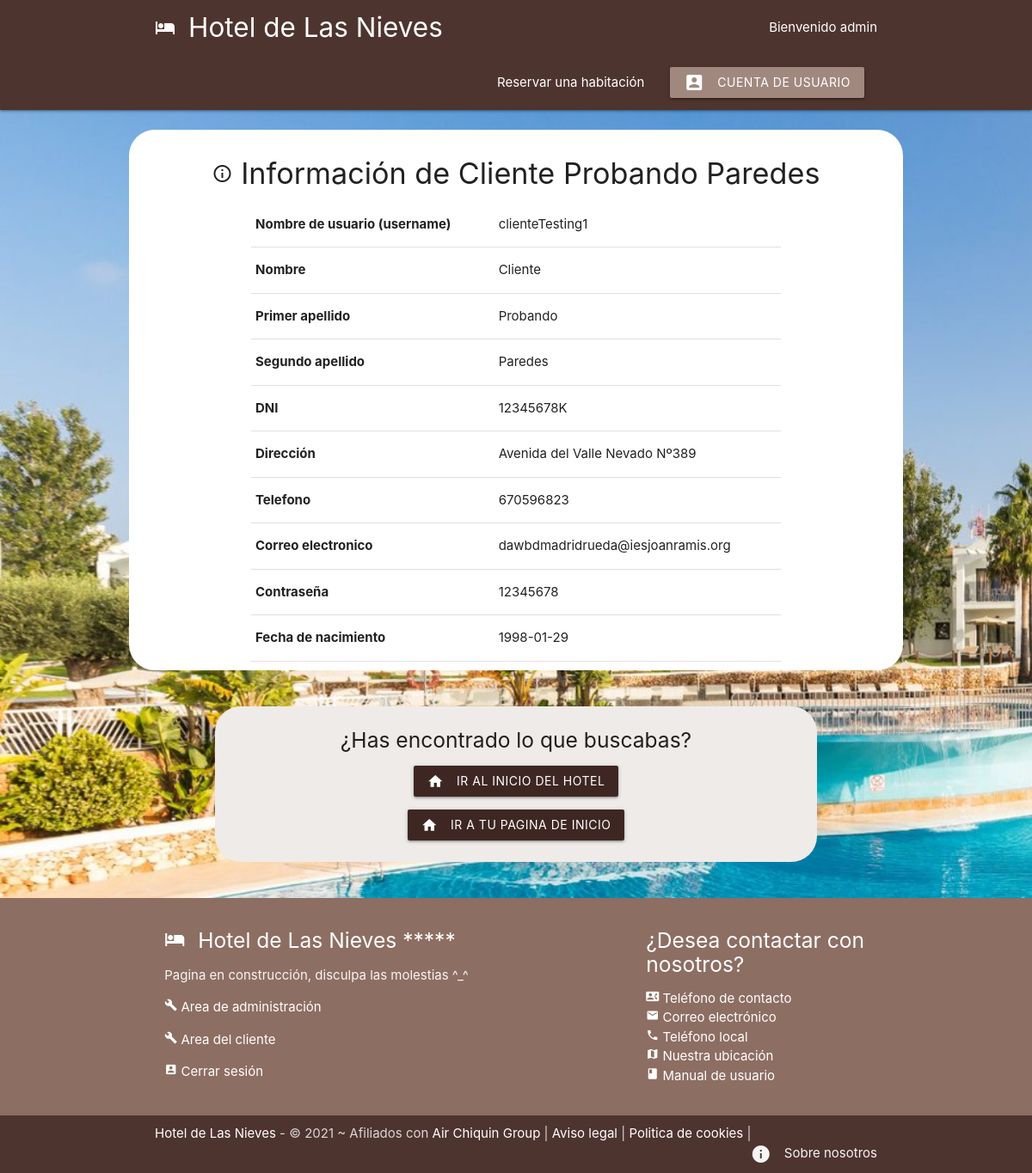
/clientes/detalles_cliente.php?id=2 (signed in), run on the app's committed database.
### tables this page shows
CREATE TABLE `73_clientes` (
  `id` int(11) NOT NULL,
  `usuario` varchar(32) NOT NULL,
  `nombre` varchar(32) NOT NULL,
  `apellido_primero` varchar(32) NOT NULL,
  `apellido_segundo` varchar(32) NOT NULL,
  `tipo_id` int(11) NOT NULL,
  `dni` varchar(9) NOT NULL,
  `direccion` varchar(128) NOT NULL,
  `telefono` int(18) NOT NULL,
  `email` varchar(128) NOT NULL,
  `contrasena` varchar(64) NOT NULL,
  `fecha_nacimiento` date NOT NULL
);

### clientes/detalles_cliente.php (the view, shortened to what this page needs)
<?php
    include('./../config/config_bd.php');
    if(isset($_GET['id'])){
        $id = mysqli_real_escape_string($conn, $_GET['id']);
        $sqlDeleteUsuario = "SELECT * FROM 73_clientes WHERE id = $id";
        $resultado = mysqli_query($conn, $sqlDeleteUsuario);
        $usuarios = mysqli_fetch_assoc($resultado);
    }
?>
<!DOCTYPE html>
<html lang="es">
<?php include('./../templates/header.php'); ?>
<br>
<div class="container center white fondoInicio">
    <h4> <i class="material-icons">info_outline</i> Información de <?php echo htmlspecialchars($usuarios['nombre']);?> <?php echo htmlspecialchars($usuarios['apellido_primero']);?> <?php echo htmlspecialchars($usuarios['apellido_segundo']);  ?> </h4>
    <div class="container white center">
        <?php if($usuarios):?>
            <table>
                <tr>
                    <td> <b>Nombre de usuario (username)</b> </td>
                    <td> <?php echo htmlspecialchars($usuarios['usuario']) ?> </td>
                </tr>
                <tr>
                    <td> <b>Nombre</b> </td>
                    <td> <?php echo htmlspecialchars($usuarios['nombre']) ?> </td>
                </tr>
                <tr>
                    <td> <b>Primer apellido</b> </td>
                    <td> <?php echo htmlspecialchars($usuarios['apellido_primero']) ?> </td>
                </tr>
                <tr>
                    <td> <b>Segundo apellido</b> </td>
                    <td> <?php echo htmlspecialchars($usuarios['apellido_segundo']) ?> </td>
                </tr>
                <tr>
                    <td> <b>DNI</b> </td>
                    <td> <?php echo htmlspecialchars($usuarios['dni']) ?> </td>
                </tr>
                <tr>
                    <td> <b>Dirección</b> </td>
                    <td> <?php echo htmlspecialchars($usuarios['direccion']) ?> </td>
                </tr>
                <tr>
                    <td> <b>Telefono</b> </td>
                    <td> <?php echo htmlspecialchars($usuarios['telefono']) ?> </td>
                </tr>
                <tr>
                    <td> <b>Correo electronico</b> </td>
                    <td> <?php echo htmlspecialchars($usuarios['email']) ?> </td>
                </tr>
                <tr>
                    <td> <b>Contraseña</b> </td>
                    <td> <?php echo htmlspecialchars($usuarios['contrasena']) ?> </td>
                </tr>
                <tr>
                    <td> <b>Fecha de nacimiento</b> </td>
                    <td> <?php echo htmlspecialchars($usuarios['fecha_nacimiento']) ?> </td>
                </tr>
            </table>
            <?php endif; ?>
        </div>
    </div>
    <br>
        <div class="fondoAcerca">
            <p class="center"> <h5 class="center">¿Has encontrado lo que buscabas?</h5> </p>
            <section>
                <p class="center"> <a href="./../index.php" class="waves-effect waves-light brown darken-4 btn"><i class="material-icons left">home</i> Ir al inicio del hotel </a> </p>
                <p class="center"> <a href="./index_cliente.php" class="waves-effect waves-light brown darken-4 btn"><i class="material-icons left">home</i> Ir a tu pagina de inicio </a> </p>
            </section>
        </div>
    <?php include('./../templates/footer.php'); ?>
</html>

### templates/header.php (shortened to what this page needs)
<head>
    <link rel="stylesheet" href="https://cdnjs.cloudflare.com/ajax/libs/materialize/1.0.0/css/materialize.min.css">
</head>
<body class = "fondo">
    <nav class="nav-extended brown darken-3 z-deph-0">
        <div class="nav-wrapper container">
        <a href = "/student73/dwes/index.php" class="brand-logo brand-text"> <i class="material-icons left">hotel</i> Hotel de Las Nieves </a>
        <ul id="nav-mobile" class="right">
            <li class="right"> Bienvenido <?php
            if(empty($_SESSION["id"])) {
                echo "anonimo...";
            } else {
                $conn = mysqli_connect('localhost', 'david', '1234', 'hotel');
                $sql = "SELECT * FROM 73_clientes WHERE id = '".$_SESSION["id"]."'";
                $resultados = mysqli_query($conn, $sql);
                $usuario = mysqli_fetch_all($resultados, MYSQLI_ASSOC);
                foreach ($usuario as $user){
                   echo $user["usuario"];
                }
            }
            ?></li>
            <br>
            <li><a href="/student73/dwes/reservas/info_reservas.php">Reservar una habitación</a></li>
            <li><a href="
            <?php
                if(empty($_SESSION["id"])){
                    echo "/student73/dwes/clientes/login_cliente.php";
                } else {
                    echo "/student73/dwes/clientes/index_cliente.php";
                }
            ?>
            " class="brown lighten-2 btn"><i class="material-icons left">account_box</i>Cuenta de usuario</a></li>
        </ul>
        </div>
    </nav>

### templates/header.php (style rules this page uses)
.brand-text { color: #FFFFFF !important; }
.fondo { background-image: url("/student73/dwes/img/fondos/imagen_principal.jpeg"); background-repeat: no-repeat; background-size: cover; }
.fondoInicio { background-color: #efebe9; background-repeat: no-repeat; background-position: center; width: 900px; margin: auto; border-radius: 30px; padding: 10px; margin-bottom: 20px; }
.fondoAcerca { background-color: #efebe9; background-repeat: no-repeat; background-position: center; width: 700px; margin: auto; border-radius: 30px; padding: 10px; margin-bottom: 20px; }
body { display: flex; min-height: 100vh; flex-direction: column; }

### data on the page
73_clientes: usuario "admin"
73_clientes: nombre "Cliente", apellido_primero "Probando", apellido_segundo "Paredes", usuario "clienteTesting1", dni "12345678K", direccion "Avenida del Valle Nevado Nº389", telefono "670596823", email "dawbdmadridrueda@iesjoanramis.org", contrasena "12345678", fecha_nacimiento "1998-01-29"
